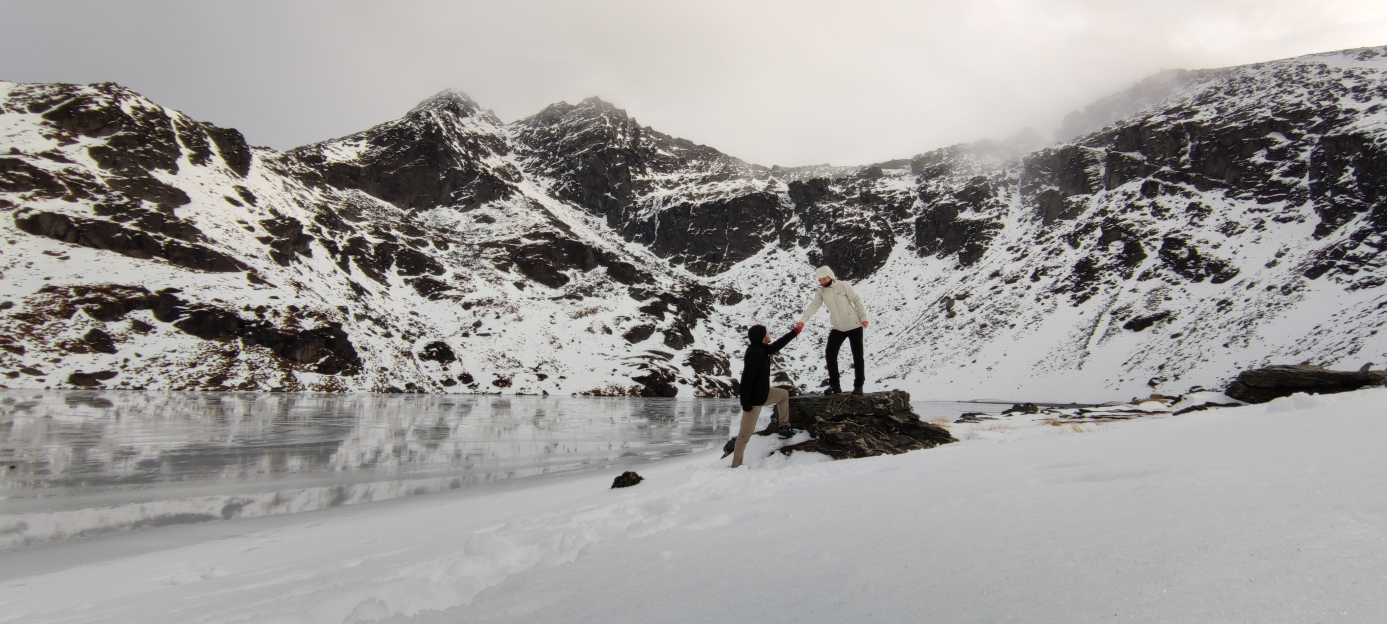
#> input picture python-project-pillow-tesseract-opencv/week1/honey.jpg, 4160 x 1872 px (shown at 1/3 size)
$ python notes.py
#> lines starting #> are read from the running program, lines starting #| are printed output that depends on the picture
# -*- coding: utf-8 -*-
"""
Created on Fri Jul  2 16:37:41 2021

@author: mauricio mendes
"""
# [21 lines of commented-out code are left out]

import PIL
from PIL import Image
# [19 lines of commented-out code are left out]

image2 = Image.open("honey.jpg")
#> image2 is the input picture: PIL image 4160x1872 RGB; mean R, G, B 156.8, 154, 152.2
blured_image = image2.filter(PIL.ImageFilter.CONTOUR)
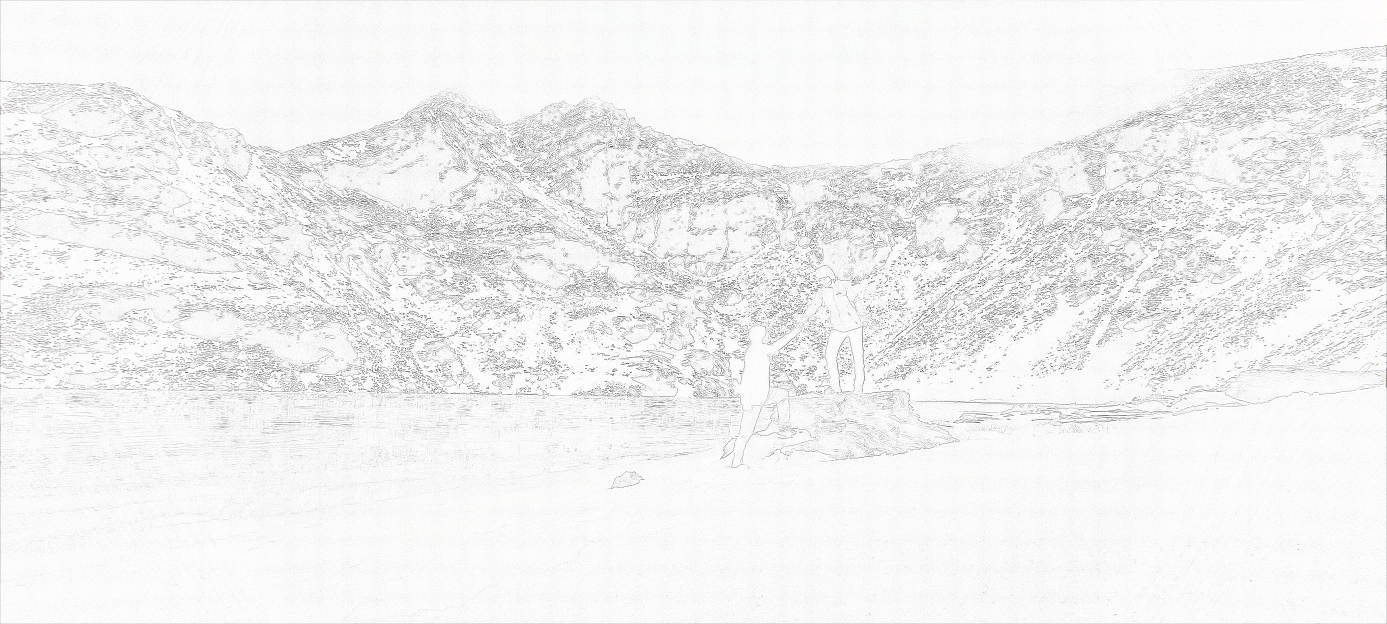
#> blured_image: PIL image 4160x1872 RGB (shown at 1/3 size); mean R, G, B 241.4, 241.4, 241.3
blured_image.show()
blured_image.save("honey.png")

# [56 lines of commented-out code are left out]

$ run again, with python-project-pillow-tesseract-opencv/week1/Capture.PNG saved as python-project-pillow-tesseract-opencv/week1/honey.jpg
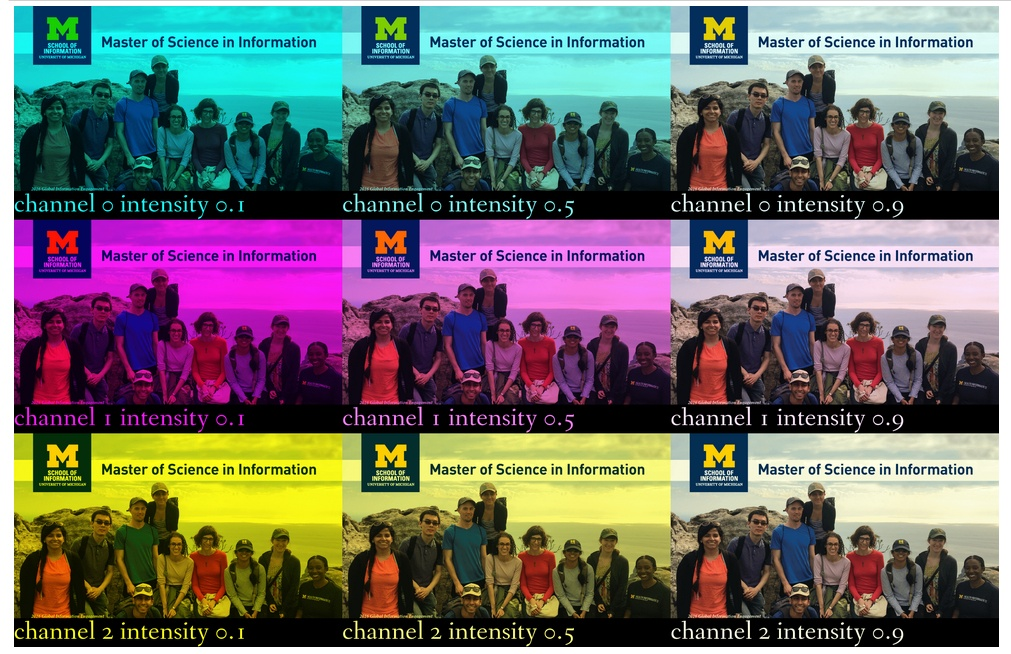
#> input picture python-project-pillow-tesseract-opencv/week1/Capture.PNG, 1011 x 654 px
#> image2 is the input picture: PIL image 1011x654 RGB; mean R, G, B 109.2, 105.8, 105.2
#> `blured_image = image2.filter(PIL.ImageFilter.CONTOUR)`:
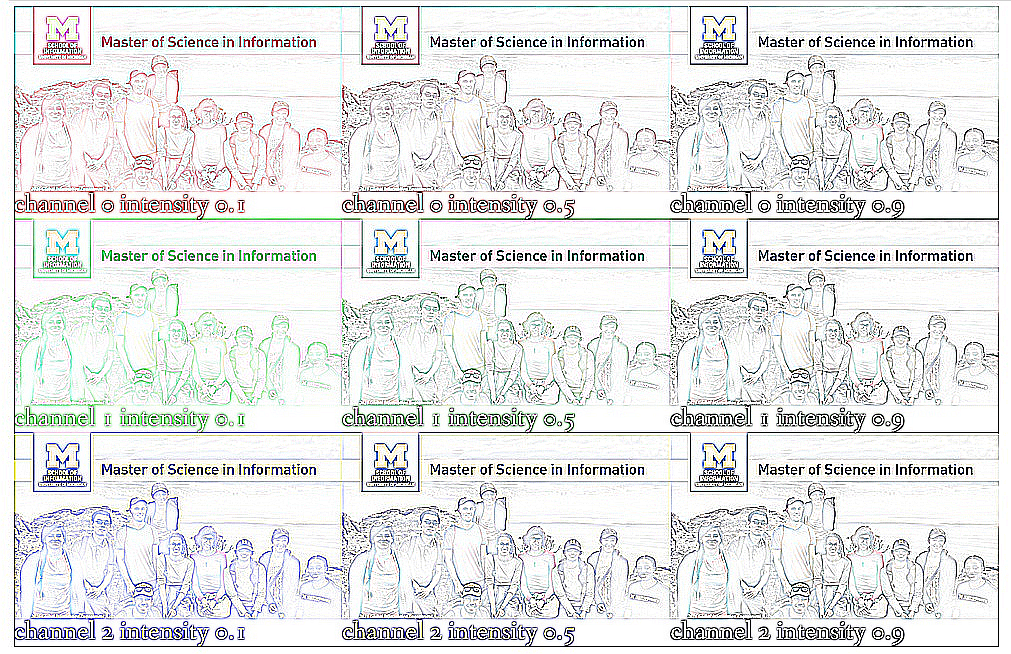
#> blured_image: PIL image 1011x654 RGB; mean R, G, B 227.7, 228.8, 228.5
